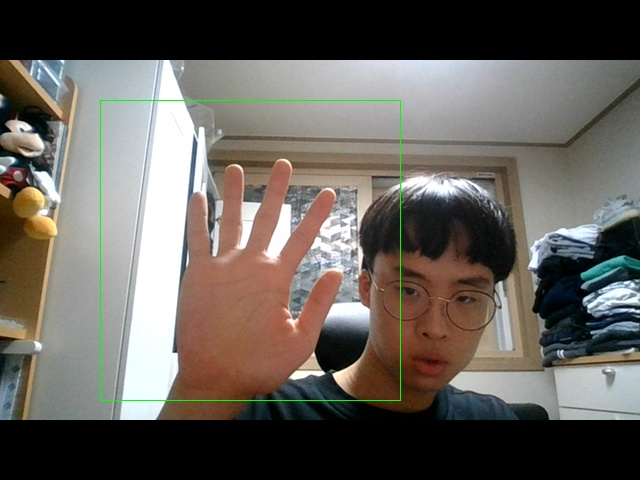
#> input picture img/img1.jpeg, 640 x 480 px, given in place of the camera
$ python rect.py
#> lines starting #> are read from the running program, lines starting #| are printed output that depends on the picture; after the words box and inside, x2 and y2 are one past the last pixel; in counts of white or black regions, pixels touching at a corner belong together

import cv2
import numpy as np
import copy
import math

cap_region_x_begin=0.5
cap_region_y_end=0.8
threshold = 60
blurValue = 41
background_Subtract_Threshold = 50
learningRate = 0

is_background_captured = 0
trigger_switch = False

camera = cv2.VideoCapture(0)
camera.set(10,200)

def print_threshold(self):
    print("threshold = " + str(self))


def remove_background(frame):
    fgmask = bgModel.apply(frame,learningRate=learningRate)
    kernel = np.ones((3,3),np.uint8)
    fgmask = cv2.erode(fgmask, kernel, iterations=1) #이미지 침식
    res = cv2.bitwise_and(frame, frame, mask=fgmask)
    return res

def calculate(res, drawing):
    hull = cv2.convexHull(res, returnPoints=False)
    if len(hull) > 3:
        defects = cv2.convexityDefects(res, hull)
        if type(defects) != type(None):

            cnt = 0

            for i in range(defects.shape[0]):
                start, end, far, defect = defects[i][0]
                start__ = tuple(res[start][0])
                end__ = tuple(res[end][0])
                far__ = tuple(res[far][0])

                a = math.sqrt((end__[0] - start__[0]) ** 2 + (end__[1] - start__[1]) ** 2)
                b = math.sqrt((far__[0] - start__[0]) ** 2 + (far__[1] - start__[1]) ** 2)
                c = math.sqrt((end__[0] - far__[0]) ** 2 + (end__[1] - far__[1]) ** 2)

                angle = math.acos((b ** 2 + c ** 2 - a ** 2)/(2 * b * c))
                if angle < math.pi / 2:
                    cnt += 1
                    cv2.circle(drawing, far__, 8, [211, 84, 0], -1)
                    #cv2.circle(drawing, end__, 8, [0, 211, 0], -1)
                    #cv2.circle(drawing, start__, 8, [0, 211, 0], -1)


            return True, cnt
        return False, 0


cv2.namedWindow('trackbar')
cv2.createTrackbar('thr1', 'trackbar', threshold, 100, print_threshold)


if __name__ == "__main__":

    while camera.isOpened():
        ret, frame = camera.read()
#> frame is the input picture: shape (480, 640, 3); mean B, G, R 90.7, 96.7, 101.8

        threshold = cv2.getTrackbarPos('thr1', 'trackbar')
        frame = cv2.bilateralFilter(frame, 5, 50, 100)
        frame = cv2.flip(frame, 1)
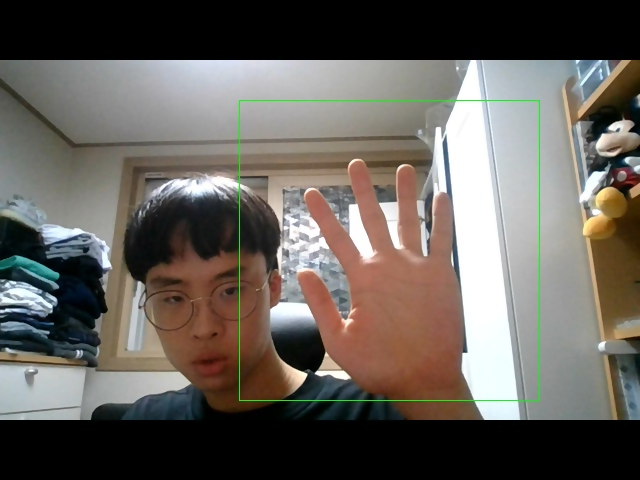
#> frame: shape (480, 640, 3); mean B, G, R 90.7, 96.6, 101.8

        cv2.rectangle(frame, (int(cap_region_x_begin * frame.shape[1]), 0),
                  (frame.shape[1], int(cap_region_y_end * frame.shape[0])), (255, 0, 0), 2)
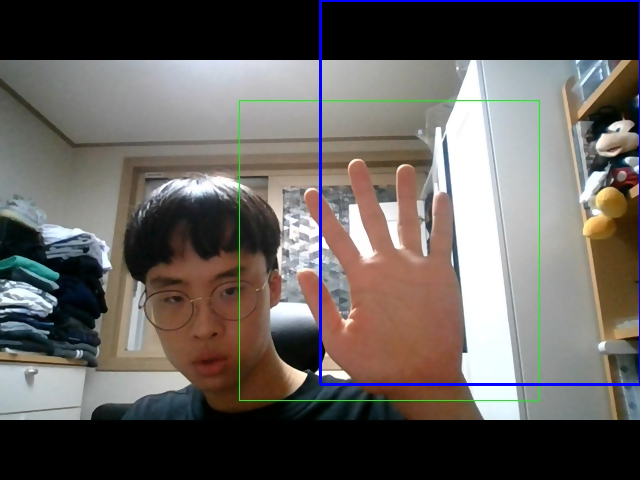
#> frame: shape (480, 640, 3); 1.02% of pixels changed, all inside (x1, y1, x2, y2) = (319, 0, 640, 386)
        cv2.imshow('original', frame)

        if is_background_captured == 1:
            img = remove_background(frame)
            img = img[0:int(cap_region_y_end * frame.shape[0]),
                  int(cap_region_x_begin * frame.shape[1]):frame.shape[1]]

            cv2.imshow('masked', img)

            gray = cv2.cvtColor(img, cv2.COLOR_BGR2GRAY)
            blur = cv2.GaussianBlur(gray, (blurValue, blurValue), 0)
            cv2.imshow('blur', blur)
            ret, thresh = cv2.threshold(blur, threshold, 255, cv2.THRESH_BINARY)

            cv2.imshow('threshold', thresh)

            thresh1 = copy.deepcopy(thresh)

            try:
                contours, hierarchy = cv2.findContours(thresh1, cv2.RETR_TREE, cv2.CHAIN_APPROX_SIMPLE)
            except:
                print("error")

            length = len(contours)
            maxArea = -1

            if length > 0:
                for i in range(length):
                    tem = contours[i]

                    area = cv2.contourArea(tem)
                    print("="*50)
                    print(area)
                    print("="*50)
                    if area > maxArea:
                        maxArea = area
                        c_i = i
                for cnt in contours:
                    try:
                        M = cv2.moments(cnt)

                        cx = int(M['m10'] / M['m00'])
                        cy = int(M['m01'] / M['m00'])
                    except:
                        pass
                res = contours[c_i]
                hull = cv2.convexHull(res)


                draw_Object = np.zeros(img.shape, np.uint8)

                cv2.drawContours(draw_Object, [res], 0, (0, 255, 0), 2)

                cv2.drawContours(draw_Object, [hull], 0, (255, 255, 0), 2)

                cv2.circle(draw_Object, (cx, cy), 10, (0, 0, 255), -1)

                calc, cnt = calculate(res, draw_Object)
                if trigger_switch == True:
                    print(cnt)
            cv2.imshow('draw_obj', draw_Object)

        k = cv2.waitKey(1)
#> (key Esc is pressed here)

        if k == 27:  # press ESC to exit
            camera.release()
            cv2.destroyAllWindows()
            break
        elif k == ord('b'):
            bgModel = cv2.createBackgroundSubtractorMOG2(0, background_Subtract_Threshold)
            is_background_captured = 1
            print("capured")

        elif k == ord('r'):
            bgModel = None
            trigger_switch = False
            is_background_captured = 0
            print('reset')
        elif k == ord('k'):
            trigger_switch = True
            print("================ Trigger ON ================")
        elif k == ord('o'):
            trigger_switch = False
            print("================ Trigger OFF ================")

$ run again, on img/img2.jpeg
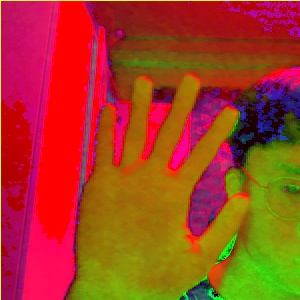
#> input picture img/img2.jpeg, 300 x 300 px, given in place of the camera
#> frame is the input picture: shape (300, 300, 3); mean B, G, R 34.3, 63.1, 164.9
#> `frame = cv2.flip(frame, 1)`:
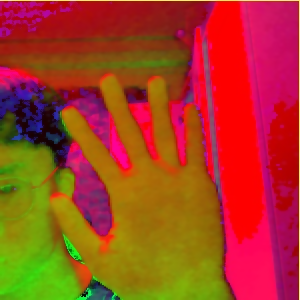
#> frame: shape (300, 300, 3); mean B, G, R 34.3, 63.1, 164.9
#> `cv2.rectangle(frame, (int(cap_region_x_begin * frame.shape[1]), 0), (f..`:
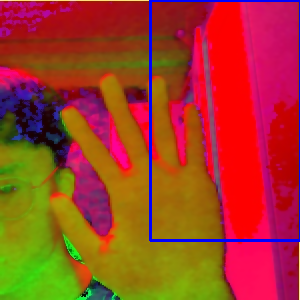
#> frame: shape (300, 300, 3); 1.89% of pixels changed, all inside (x1, y1, x2, y2) = (149, 0, 300, 242)

$ run again, on img/img3.jpeg
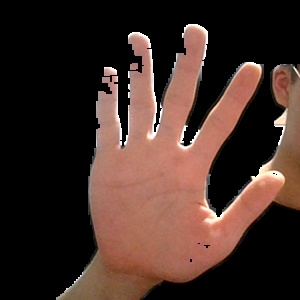
#> input picture img/img3.jpeg, 300 x 300 px, given in place of the camera
#> frame is the input picture: shape (300, 300, 3); mean B, G, R 39.5, 46.3, 67.6
#> `frame = cv2.flip(frame, 1)`:
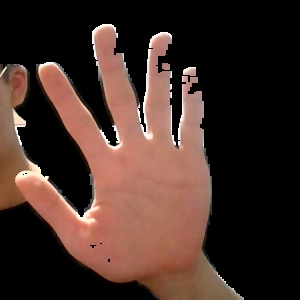
#> frame: shape (300, 300, 3); mean B, G, R 39.4, 46.3, 67.6
#> `cv2.rectangle(frame, (int(cap_region_x_begin * frame.shape[1]), 0), (f..`:
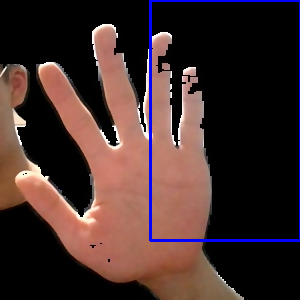
#> frame: shape (300, 300, 3); 1.89% of pixels changed, all inside (x1, y1, x2, y2) = (149, 0, 300, 242)

$ run again, on img/img4.jpeg
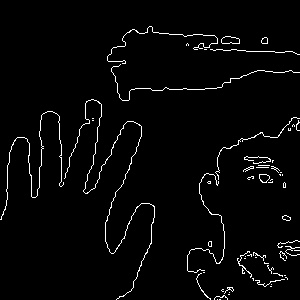
#> input picture img/img4.jpeg, 300 x 300 px, given in place of the camera
#> frame is the input picture: shape (300, 300, 3); min 0, max 255, mean 7.3
#> `frame = cv2.flip(frame, 1)`:
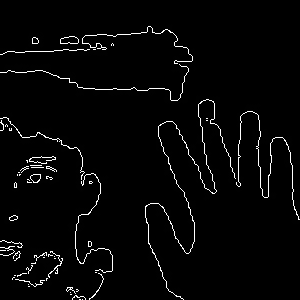
#> frame: shape (300, 300, 3); min 0, max 255, mean 7.3
#> `cv2.rectangle(frame, (int(cap_region_x_begin * frame.shape[1]), 0), (f..`:
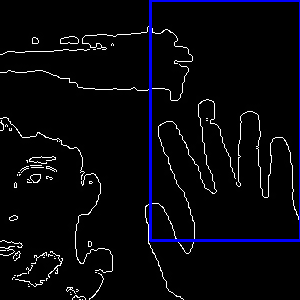
#> frame: shape (300, 300, 3); 1.89% of pixels changed, all inside (x1, y1, x2, y2) = (149, 0, 300, 242)
